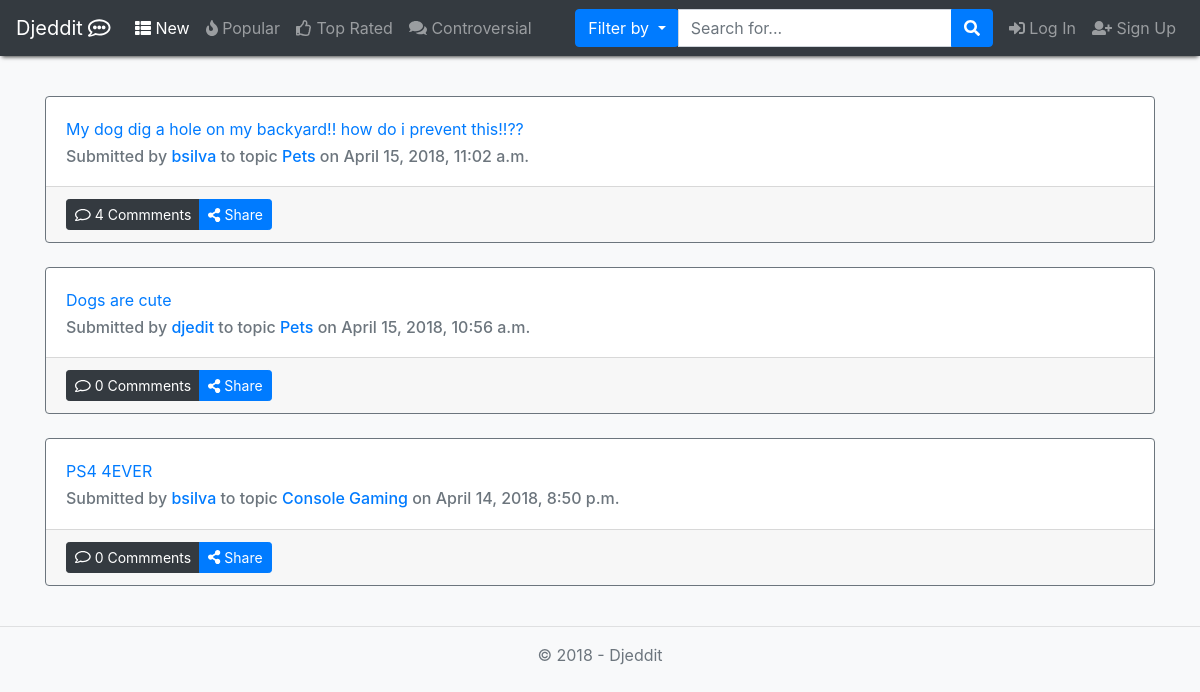
/, run on an earlier commit of the app's database.
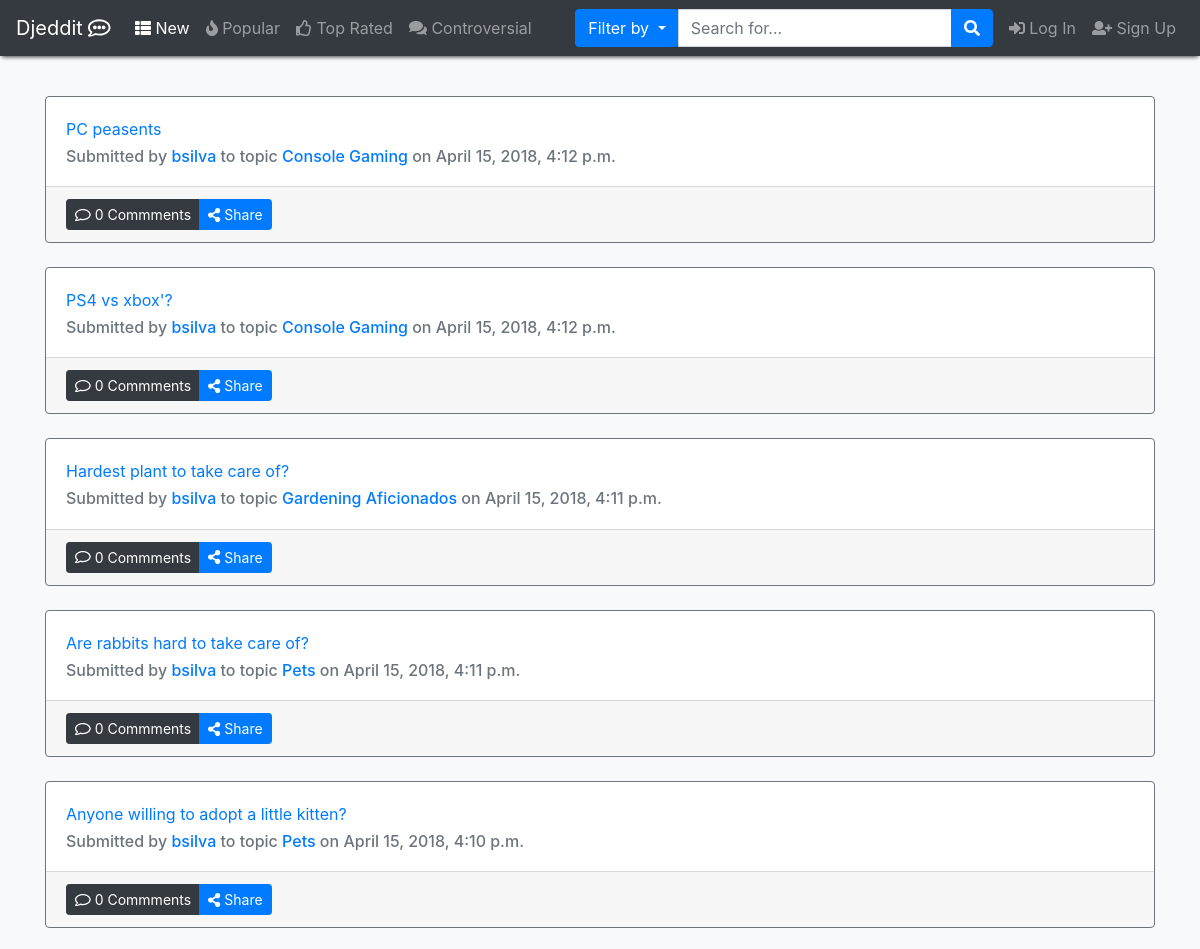
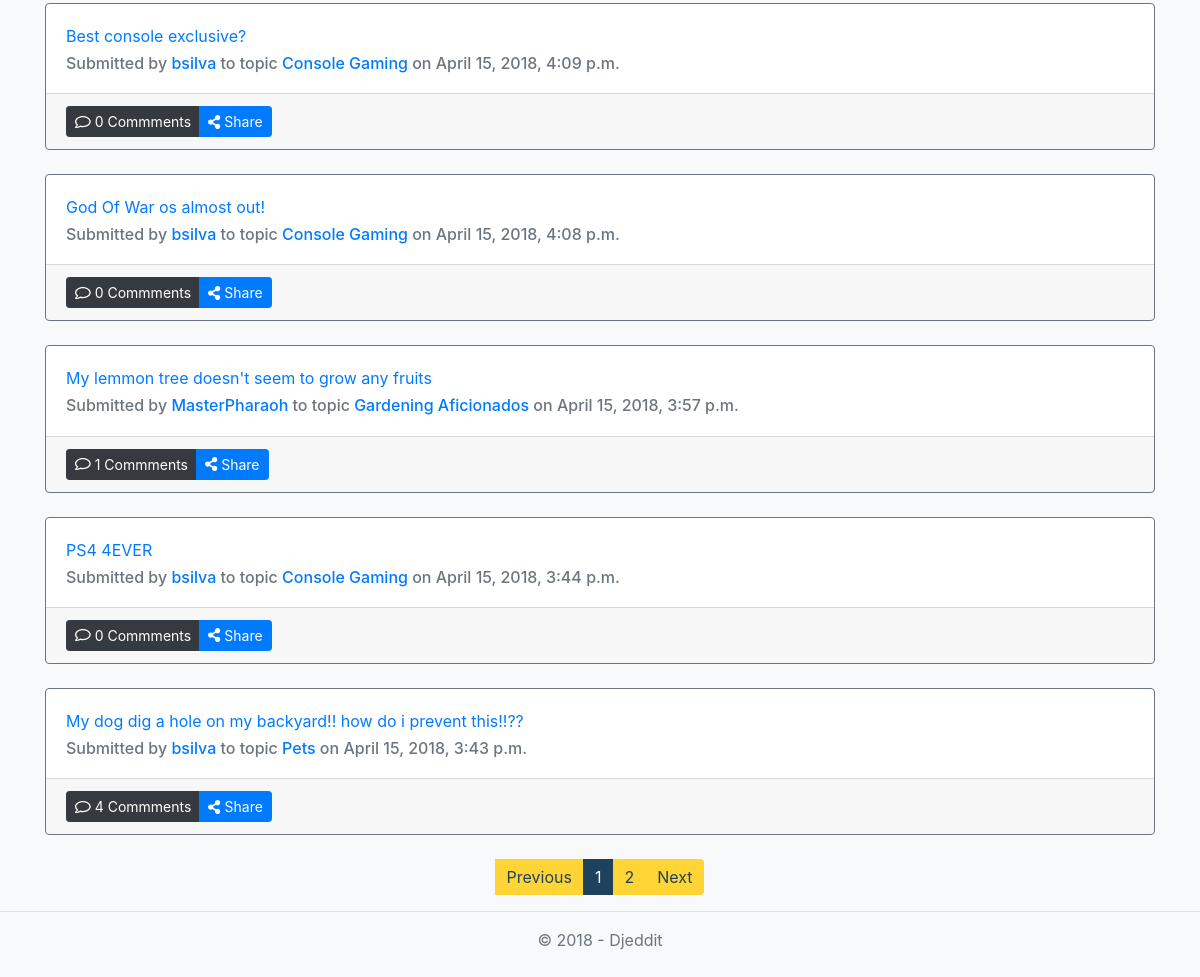
And on a later commit of the database (2 pictures, top to bottom).
### app/models.py (models this page shows, shortened)
class Post(models.Model):
    topic = models.ForeignKey(Topic, on_delete=models.CASCADE)
    title = models.CharField(max_length=120, blank=False)  # campo obrigatório
    content = models.CharField(max_length=100000, blank=False)
    clicks = models.IntegerField(blank=False, default=0)
    userUpVotesPost = models.ManyToManyField(Profile, related_name='post_user_up', blank=True)
    userDownVotesPost = models.ManyToManyField(Profile, related_name='post_user_down', blank=True)
    userSaved = models.ManyToManyField(Profile, blank=True, related_name='user_post_saved')
    userHidden = models.ManyToManyField(Profile, blank=True, related_name='user_post_hidden')
    date = models.DateTimeField(auto_now=True)
    userOP = models.ForeignKey(User, on_delete=models.CASCADE)
    nComments = models.IntegerField(default=0, validators=[MinValueValidator(0)])

class Topic(models.Model):
    name = models.CharField(max_length=80, blank=False, primary_key=True)
    rules = models.CharField(max_length=500)
    description = models.CharField(max_length=300, blank=False)
    userCreator = models.ForeignKey(User, on_delete=models.CASCADE)
    creation_date = models.DateField(blank=False, default=datetime.now)

### app/views.py (the view)
# urls.py: path('', views.mainPage, name="home"),
def mainPage(request):
    posts = Post.objects.order_by("-date")
    pages = pagination(request, posts, num=10)
    tparams = {
        'items': pages[0],
        'page_range': pages[1],
        'year': datetime.now().year,
        "nbar": "New"
    }
    return render(request, "home.html", tparams)

### Djeedit/config.py (called while the page is built)
def pagination(request, data, num=10):
    paginator = Paginator(data, num)
    page = request.GET.get('page')
    try:
        items = paginator.page(page)
    except PageNotAnInteger:
        items = paginator.page(1)
    except EmptyPage:
        items = paginator.page(paginator.num_pages)
    index = items.number - 1
    max_index = len(paginator.page_range)
    start_index = index - 5 if index >= 5 else 0
    end_index = index + 5 if index <= max_index - 5 else max_index
    page_range = paginator.page_range[start_index:end_index]
    return items, page_range

### templates/home.html (shortened to what this page needs)
{% extends 'layout.html' %}
{% block content %}
    {% for p in items %}
        {% include "post_preview.html" with post=p%}
        <br>
    {% endfor %}
    {% include 'pagination.html' %}
{% endblock %}

### templates/post_preview.html (shortened to what this page needs)
<div class="card border-secondary" id="post_n_{{ post.id }}"
        {% if request.user.profile in post.userHidden.all %} {% ifnotequal sidebar 'user_posts_hidden'  %} hidden  {% endifnotequal %}{% endif %}>
    <div class="card-body">
        <div class="card-title"><a href="{% url "post" topicName=post.topic.name postID=post.id %}">{{ post.title }}</a> </div>
        <h6 class="card-subtitle text-muted">Submitted by <a href="{% url "user" username=post.userOP.username %}">{{ post.userOP.username }}<a/>
            to topic <a href="{% url "topic"  topicName=post.topic.name %}"> {{ post.topic.name }} <a/> on {{ post.date }}</h6>
    </div>
    <div class="card-footer">
        <div class="btn-group" role="group" aria-label="Action Buttons">
            <button href="#" class="btn btn-sm btn-dark"><i class="far fa-comment"></i> {{ post.nComments }} Commments
            </button>
            <button class="btn btn-sm btn-primary" type="button" data-toggle="collapse" data-target="#coll{{ post.id }}"
                    aria-expanded="false" aria-controls="collapseExample">
                <i class="fas fa-share-alt"></i> Share
            </button>
        </div>
            {% load social_share %}
    </div>
</div>

What changed in the data, as far as the page shows it:
no longer on this page (row edited): Post: title "Dogs are cute", userOP.username "djedit", topic.name "Pets", date "April 15, 2018, 10:56 a.m.", nComments "0"
added Post: title "PC peasents", userOP.username "bsilva", topic.name "Console Gaming", date "April 15, 2018, 4:12 p.m.", nComments "0"
added Post: title "PS4 vs xbox'?", userOP.username "bsilva", topic.name "Console Gaming", date "April 15, 2018, 4:12 p.m.", nComments "0"
added Post: title "Hardest plant to take care of?", userOP.username "bsilva", topic.name "Gardening Aficionados", date "April 15, 2018, 4:11 p.m.", nComments "0"
added Post: title "Are rabbits hard to take care of?", userOP.username "bsilva", topic.name "Pets", date "April 15, 2018, 4:11 p.m.", nComments "0"
added Post: title "Anyone willing to adopt a little kitten?", userOP.username "bsilva", topic.name "Pets", date "April 15, 2018, 4:10 p.m.", nComments "0"
added Post: title "Best console exclusive?", userOP.username "bsilva", topic.name "Console Gaming", date "April 15, 2018, 4:09 p.m.", nComments "0"
added Post: title "God Of War os almost out!", userOP.username "bsilva", topic.name "Console Gaming", date "April 15, 2018, 4:08 p.m.", nComments "0"
added Post: title "My lemmon tree doesn't seem to grow any fruits", userOP.username "MasterPharaoh", topic.name "Gardening Aficionados", date "April 15, 2018, 3:57 p.m.", nComments "1"
changed Post "PS4 4EVER": date "April 14, 2018, 8:50 p.m." → "April 15, 2018, 3:44 p.m."; moves up the list
changed Post "My dog dig a hole on my backyard!! how do i prevent this!!??": date "April 15, 2018, 11:02 a.m." → "April 15, 2018, 3:43 p.m."
Also different on the page:
text now shown: "Previous Next"
new list line: "1"
new list line: "2"
